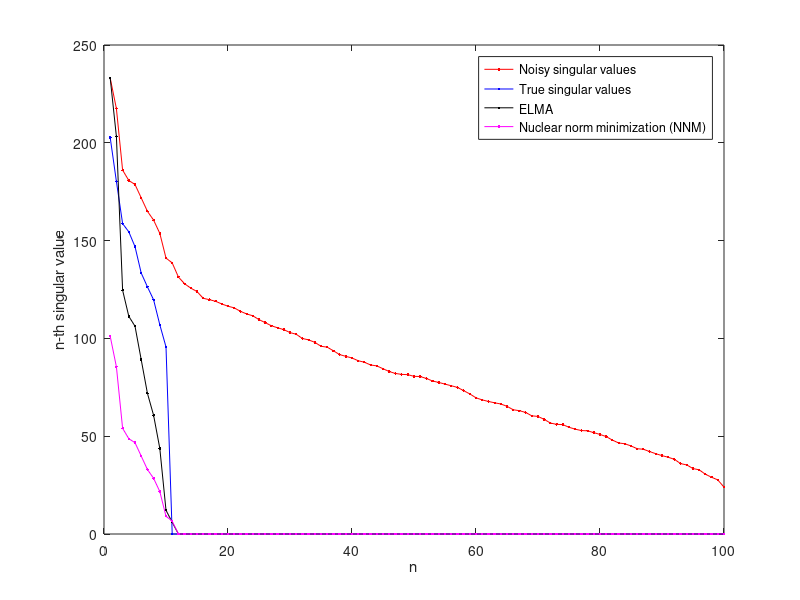

Reproduce this figure in MATLAB.
%% demo1: Enhanced Low-Rank Matrix Approximation (ELMA)
%
% Reference: Enhanced Low-Rank Matrix Approximation
% A. Parekh and I. W. Selesnick
% IEEE Signal Processing Letters, 2016.
%
% Last Edit: 2/21/2016
% Ankit Parekh, NYU Tandon
% ankit.parekh@nyu.edu

%% Function definitions

% Initialize        
clear

% soft-threshold function
soft = @(x,lam) max(1 - lam./abs(x), 0) .* x;                               

% firm-threshold function
firm = @(x,lam,a) min(abs(x), max((abs(x)-lam)./(1-a.*lam),0)).* sign(x);   

%% Generate random matrix
% Matrix M = A*B has rank 'r' and is of size 'm by n'.
% A is of size 'm by r' and B is of size 'r by n'.
                                 
m = 200;                        
n = 100;
r = 10;
sigma = 6;                                        % Noise level sigma
A = randn(m, r);
B = randn(r, n);
M = A * B;
Y = M + sigma * randn(m, n);                      % Add AWGN to the clean matrix M

%% Estimate the Low-Rank Matrix using ELMA and NNM

[U,S,V] = svd(Y);                                 % SVD of the input matrix Y

% Enhanced low-rank matrix approximation (ELMA) method
ELMA.lam = 22.7*sigma;                            % Parameters for ELMA method
ELMA.a = 0.6/ELMA.lam;        
ELMA.S = firm(S, ELMA.lam, ELMA.a);               % ELMA Approximated singular value matrix
ELMA.X = U * ELMA.S * V';                         % ELMA Low-Rank Approximation

% Nuclear norm minimization (NNM) method
NNM.lam = 22*sigma;                               % NNM parameters
NNM.S = soft(S, NNM.lam);                         % NNM Approximated singular value matrix
NNM.X = U * NNM.S * V';                           % NNM Low-Rank Approximation

%% Plot the singular values of the approximated matrices

figure(1), clf
plot(1:n, diag(S),'.-r',...                       % Noisy singular values
     1:n, svd(M),'.-b',...                        % Original singular values
     1:n, diag(ELMA.S),'.-k',...                  % ELMA approximated singular values
     1:n, diag(NNM.S),'.-m')                      % NNM approximated singular values
xlabel('n')
ylabel('n-th singular value')
legend('Noisy singular values','True singular values',...
       'ELMA','Nuclear norm minimization (NNM)')
   
print -dpdf demo1

